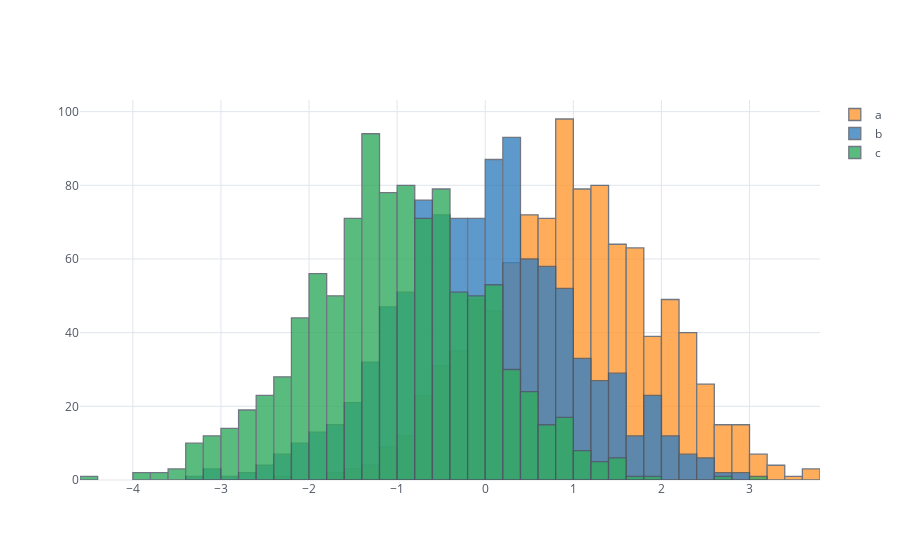

Here is the notebook cell this chart was saved with:
### Code cell
#Plotly Pandas Histogram

import pandas as pd
import cufflinks as cf

df = pd.DataFrame({'a': np.random.randn(1000) + 1,
                   'b': np.random.randn(1000),
                   'c': np.random.randn(1000) - 1})

df.iplot(kind='histogram') # More examples avilable at: https://plot.ly/ipython-notebooks/cufflinks/

### Figure 1 — Plotly figure (JSON) as saved in the notebook; plotly's stock layout.template omitted (floating-point values rounded to 4 significant figures; data arrays with more than 128 entries replaced by an {"elided": "..."} marker saying what was removed)
{"data": [{"histfunc": "count", "histnorm": "", "marker": {"color": "rgba(255, 153, 51, 1.0)", "line": {"color": "#4D5663", "width": 1.3}}, "name": "a", "opacity": 0.8, "orientation": "v", "type": "histogram", "uid": "65925e0f-a95d-40f8-be03-5ead1bca1d68", "x": {"elided": "1000 float values"}}, {"histfunc": "count", "histnorm": "", "marker": {"color": "rgba(55, 128, 191, 1.0)", "line": {"color": "#4D5663", "width": 1.3}}, "name": "b", "opacity": 0.8, "orientation": "v", "type": "histogram", "uid": "ee27a840-c14f-4ed6-be08-e85c433de6b5", "x": {"elided": "1000 float values"}}, {"histfunc": "count", "histnorm": "", "marker": {"color": "rgba(50, 171, 96, 1.0)", "line": {"color": "#4D5663", "width": 1.3}}, "name": "c", "opacity": 0.8, "orientation": "v", "type": "histogram", "uid": "a0f97939-7036-477e-8307-4ab953f7a02b", "x": {"elided": "1000 float values"}}], "layout": {"autosize": true, "barmode": "overlay", "legend": {"bgcolor": "#FFFFFF", "font": {"color": "#4D5663"}}, "paper_bgcolor": "#FFFFFF", "plot_bgcolor": "#FFFFFF", "title": {"font": {"color": "#4D5663"}}, "xaxis": {"autorange": true, "gridcolor": "#E1E5ED", "range": [-4.6, 3.8], "showgrid": true, "tickfont": {"color": "#4D5663"}, "title": {"font": {"color": "#4D5663"}, "text": ""}, "type": "linear", "zerolinecolor": "#E1E5ED"}, "yaxis": {"autorange": true, "gridcolor": "#E1E5ED", "range": [0, 103.2], "showgrid": true, "tickfont": {"color": "#4D5663"}, "title": {"font": {"color": "#4D5663"}, "text": ""}, "zerolinecolor": "#E1E5ED"}}}
